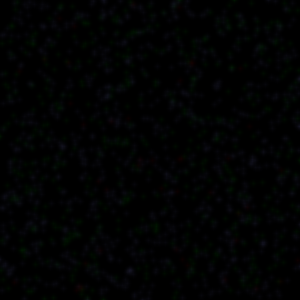
Frame 1 (no input)
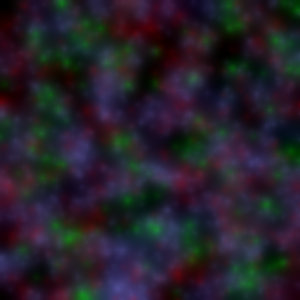
Frame 60 (the mouse pressed at the canvas centre just before this capture)
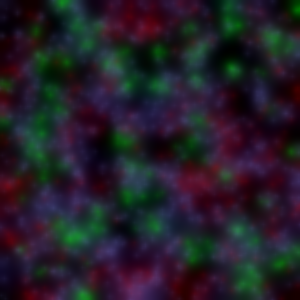
Frame 120 (the mouse held since frame 60 and released just before this capture)

The Processing sketch that drew these frames (run headless with seeded random() and noise(); from frame 60 on, the mouse is pressed at the canvas centre):

// Processing sketch: processing_2231
// ── processing_2231.pde

float WORLD_SIZE = 10;
int nAnts = 1000;
Ant[] antList = new Ant[nAnts];
color cWhite = color(255, 255, 255),
   cGreen = color(0, 255,0),
   cRed = color(255,0,0),
   cBlue = color(150,150,255);
   
World world = new World(500);

PImage worldImage;
//PImage dotBmp = new PImage(5,5);

void setup()
{
  size(300, 300); 
  background(0);
  
/*  for (int iColumn = 2; iColumn <3; iColumn++)
    for (int iRow = 2; iRow < 3; iRow++)
      dotBmp.set(iColumn, iRow, cGreen);
  
  dotBmp.filter(BLUR, 1);*/
  
  worldImage = new PImage(width, height);
  
  for (int iAnt=0;iAnt<nAnts;iAnt++)
    antList[iAnt] = new Ant();  
  
}

void draw()
{
    background(0);
/*    fill(0, 4);
    rect(-1,-1,width+1, height+1);*/
      
    for (int iAnt=0;iAnt<nAnts;iAnt++)
    {
      antList[iAnt].Update();
      antList[iAnt].Draw();      
    }
    
    world.Draw();
    
    worldImage.filter(BLUR, 2); 
    image(worldImage, 0, 0);
}

class Point
{
   float x, y, vx, vy, pointSize;
   color _color;
   boolean doDraw;
   
   
   Point()
   { 
     x = random(-WORLD_SIZE/2, WORLD_SIZE/2);
     y = random(-WORLD_SIZE/2, WORLD_SIZE/2);
     doDraw = true;
     pointSize = 1;
   }
   
   int worldX()
   {
     return round(x/WORLD_SIZE * width + width/2);
   }
   
   int worldY()
   {
     return round(y/WORLD_SIZE * width + width/2);
   }
      
  void Draw()
  {
    if (doDraw)
    {
      // Directly write a pixel to the bitmap
      worldImage.set(worldX(), worldY(), _color);
    }
  }
}

class Ant extends Point
{
  float maxSpeed = 0.2;
  float minStuffDist = 0.05;
  int hasStuff = -1;
  float putDownTime = -1;
  
  Ant()
  {
    _color = cBlue;
  }
  
  void Update()
  {
     vx = vx + (0.5-random(1)) * maxSpeed;
      vy = vy + (0.5-random(1)) * maxSpeed;
      
     float nx = x + (0.5-random(1)) * maxSpeed,// + vx * 1.0/framerate,
      ny = y + (0.5-random(1)) * maxSpeed;// + vy * 1.0/framerate;

    while(nx < -WORLD_SIZE/2) nx+=WORLD_SIZE;
    while(nx > WORLD_SIZE/2) nx-=WORLD_SIZE;
    while(ny < -WORLD_SIZE/2) ny+=WORLD_SIZE;
    while(ny > WORLD_SIZE/2) ny-=WORLD_SIZE;

    x = nx; y = ny;
      
      int stuffIndex = IsNearStuff();
      
      if (stuffIndex != -1) // if near stuff
      {
        if (hasStuff == -1) // if not has stuff
        {
          if (putDownTime < 0) // if not put down stuff recently
          {
            PickUp(stuffIndex);
          }
        }
        else PutDown();
      }
      else putDownTime--;
  }
  
  int IsNearStuff()
  {
    for (int iStuff=0; iStuff<world.stuffList.length; iStuff++)
    {
      Stuff cStuff = world.stuffList[iStuff];
      if (!cStuff.pickedUp)
        if ((x<cStuff.x+minStuffDist) &&
          (x>cStuff.x-minStuffDist) &&
          (y<cStuff.y+minStuffDist) &&
          (y>cStuff.y-minStuffDist))
          {
            return iStuff;
          }
    }
    return -1;
  }
  
  void PickUp(int stuffIndex)
  {
     hasStuff = stuffIndex;
    world.stuffList[hasStuff].pickedUp = true;
    world.stuffList[hasStuff].doDraw = false;
    _color = cRed;
  }
  
  void PutDown()
  {
 
    world.stuffList[hasStuff].pickedUp = false;
    world.stuffList[hasStuff].doDraw = true;
    world.stuffList[hasStuff].x = x;
    world.stuffList[hasStuff].y = y;
    hasStuff = -1;
    putDownTime = 100;
    _color = cBlue;  
  }
}

class Stuff extends Point
{
  boolean pickedUp;
  String name;
  
  Stuff()
  {
    _color = cGreen;
    pickedUp = false;
  }
  
/*  void Draw()
  {
    worldImage.blend(dotBmp, 0, 0, 5, 5, worldX(), worldY(), 3, 3, ADD);
  }*/
 
}

class World
{
  Stuff[] stuffList;
  
  World(int nStuff)
  {
    stuffList = new Stuff[nStuff];
    
    for (int iStuff=0; iStuff<nStuff; iStuff++)
    {
      stuffList[iStuff] = new Stuff();
      stuffList[iStuff].name = "stuff" + iStuff;
      stuffList[iStuff].pointSize = 5;
    }     
  }
  void Draw()
  {
    for (int iStuff=0; iStuff<stuffList.length; iStuff++)
      stuffList[iStuff].Draw();
  }
}


  void mousePressed() 
  {  
    background(0);
    worldImage = new PImage(width, height);
    
    for (int iAnt=0; iAnt<antList.length; iAnt++)
    {
      antList[iAnt].maxSpeed = random(0.002, 0.3);
      antList[iAnt].minStuffDist = random(0.01, 0.25);
    }
  }
